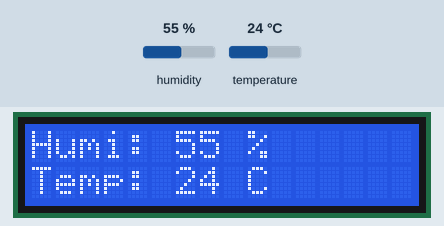
This sketch was run on a simulated Arduino Uno, built with avr-gcc and run on an emulated ATmega328P. Shown: 16×2 character LCD. The inputs (shaded band) are chosen by the test bench; at power-on: humidity 55 %, temperature 24 °C. What the sketch prints to the serial monitor is not drawn.

Above: at 2.6 s.
2.7 s: humidity set to 22 %
At 4.6 s:
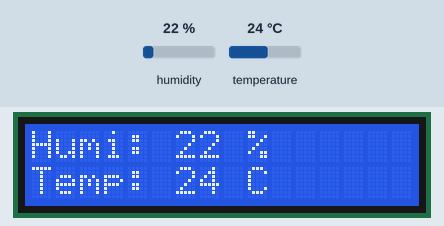
5.7 s: temperature set to 12 °C
At 7.1 s:
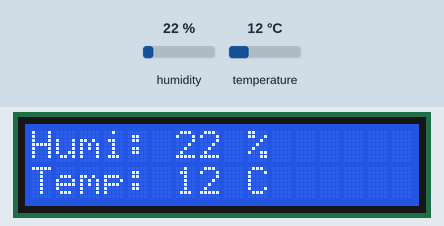
8.7 s: humidity set to 40 %
At 10.9 s:
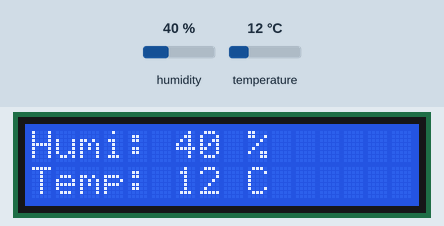
11.7 s: temperature set to 19 °C
At 13.4 s:
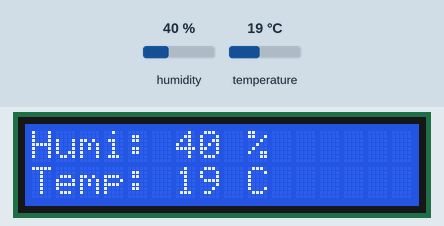
Timing chart, 0 to 14.9 s (numbered marks = the images above; inputs shaded):
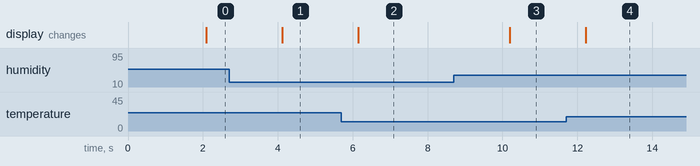

Measured:
- after the input at 2.7 s, the display: changes after 1.4 s (image 1)
- after the input at 5.7 s, the display: changes after 0.44 s (image 2)
- after the input at 8.7 s, the display: changes after 1.5 s (image 3)
- after the input at 11.7 s, the display: changes after 0.52 s (image 4)

The sketch:

DHT11.ino
```cpp
#include <LiquidCrystal.h>  // 액정 디스플레이 라이브러리(아두이노 내장)

// 온습도 센서(DHT11) 라이브러리
// https://github.com/adafruit/DHT-sensor-library/blob/master/DHT.h
#include "DHT.h"

// DHT11 초기화
DHT dht(8, DHT11);

// 액정 디스플레이 초기화
// LiquidCrystal(rs, enable, d4, d5, d6, d7)
LiquidCrystal lcd(12, 11, 5, 4, 3, 2);

int h;  // 습도
int t;  // 온도

void setup() {
  lcd.begin(16, 2);  // 16칸 2줄 LCD 디스플레이 사용
  Serial.begin(9600);  // 시리얼 통신 시작
}

void loop() {
  delay(2000);

  // 온습도 값 읽어들이기
  h = dht.readHumidity();
  t = dht.readTemperature();

  // 액정화면 표시
  lcd.setCursor(0, 0);
  lcd.print("Humi: "); lcd.print(h); lcd.print(" %");
  lcd.setCursor(0, 1);
  lcd.print("Temp: "); lcd.print(t); lcd.print(" C");

  // 시리얼 통신 표시
  Serial.print("{\"Humidity\": \""); Serial.print(h); Serial.print("\", ");
  Serial.print("\"Temperature\": \""); Serial.print(t); Serial.println("\"}");
}
```
